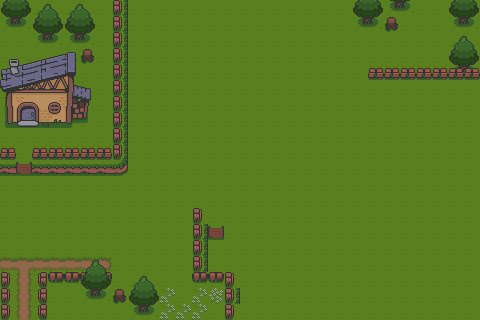

This game map was drawn from its Tiled (.tmx) file and the tilesets committed beside it. A one-line description and the trimmed map source follow:
An orthogonal 30x20 tile map with 16x16 px tiles, 8 tile layers (grass, relief, paths, flowers, ...), 2 tilesets.

<map version="1.10" tiledversion="1.11.2" orientation="orthogonal" renderorder="right-down" width="30" height="20" tilewidth="16" tileheight="16" infinite="0" nextlayerid="12" nextobjectid="1">
 <editorsettings>
  <export target="overworld.json" format="json" />
 </editorsettings>
 <tileset firstgid="1" name="Overworld_Tileset" tilewidth="16" tileheight="16" tilecount="234" columns="18">
  <image source="../src/assets/Overworld_Tileset.png" width="288" height="208" />
 </tileset>
 <tileset firstgid="235" name="Water_Tileset" tilewidth="16" tileheight="16" tilecount="8" columns="8">
  <image source="../src/assets/Tiles_(animated)/Overworld/water_tile_anim_strip_8.png" width="128" height="16" />
 </tileset>
 <layer id="1" name="grass" width="30" height="20">
  <data>[600 cells, 600 non-empty, 1 distinct tile ids]</data>
 </layer>
 <layer id="11" name="relief" width="30" height="20">
  <data>[600 cells, 23 non-empty, 4 distinct tile ids]</data>
 </layer>
 <layer id="9" name="paths" width="30" height="20">
  <data>[600 cells, 10 non-empty, 4 distinct tile ids]</data>
 </layer>
 <layer id="8" name="flowers" width="30" height="20">
  <data>[600 cells, 6 non-empty, 2 distinct tile ids]</data>
 </layer>
 <layer id="7" name="fences_back" width="30" height="20">
  <data>[600 cells, 4 non-empty, 1 distinct tile ids]</data>
 </layer>
 <layer id="2" name="trees" width="30" height="20">
  <data>[600 cells, 47 non-empty, 7 distinct tile ids]</data>
 </layer>
 <layer id="4" name="fences_front" width="30" height="20">
  <data>[600 cells, 38 non-empty, 4 distinct tile ids]</data>
 </layer>
 <layer id="3" name="house" width="30" height="20">
  <data>[600 cells, 30 non-empty, 30 distinct tile ids]</data>
 </layer>
</map>
